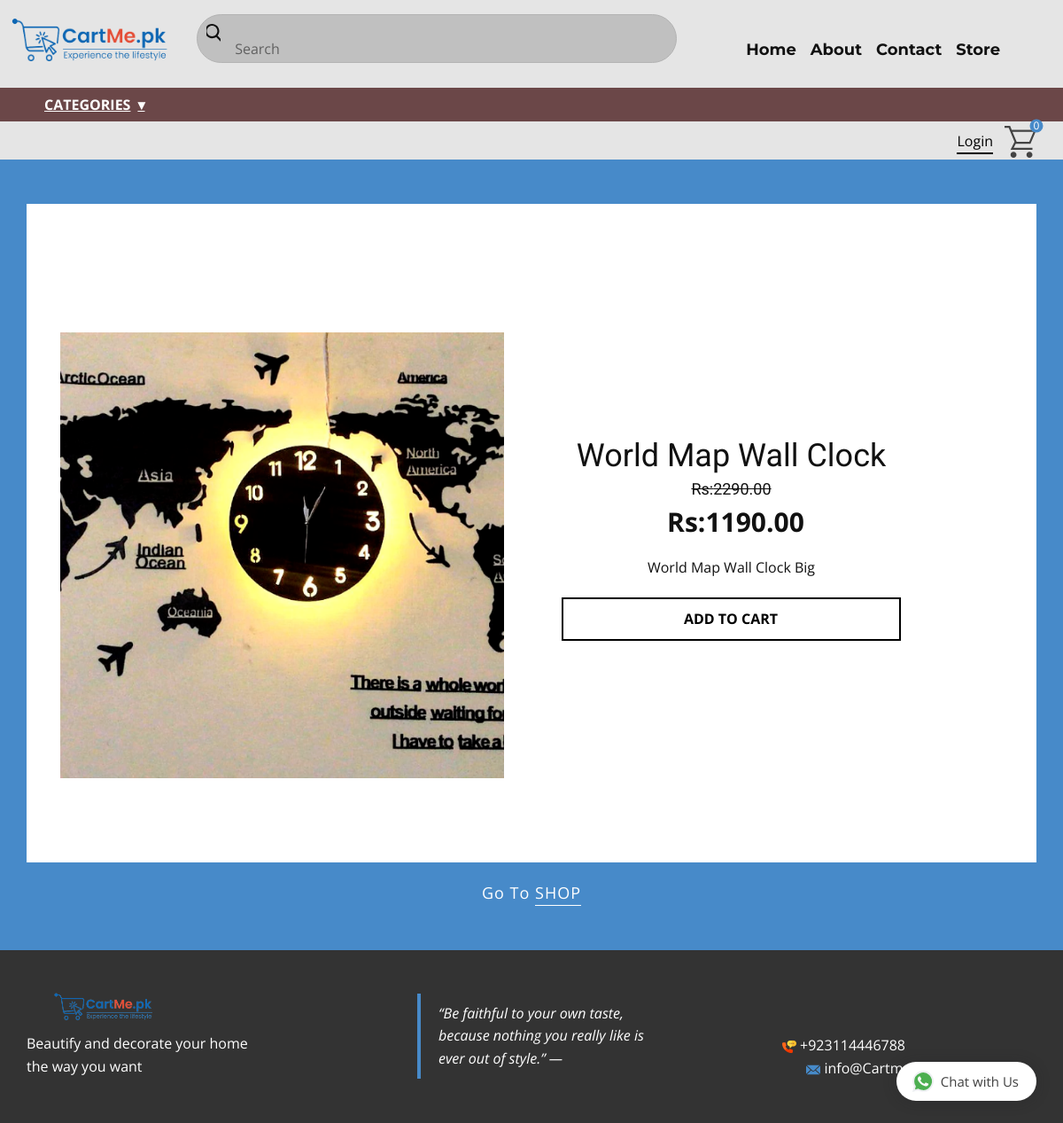
Page /productview/1 on the committed database.
### store/models.py (models this page shows, shortened)
class Product(models.Model):
    name = models.CharField(max_length=50)
    description = models.CharField(max_length=200)
    category = models.ForeignKey(Category, on_delete=models.CASCADE, null=True)
    Created_at = models.DateTimeField(auto_now_add=False, default=timezone.now())
    price_1 = models.DecimalField(max_digits=10, decimal_places=2)
    price = models.DecimalField(max_digits=10, decimal_places=2)
    image = models.ImageField(upload_to='shop/images')
    published = models.BooleanField(default=True)
    Featured = models.BooleanField(default=False)

### store/views.py (the view)
# urls.py: path("productview/<int:id>", views.view, name='view'),
def view(request, id):
    product = Product.objects.filter(id=id)
    categories = Category.get_all_categories()
    params={
            'product':product,
            'categories': categories,
}
    return render(request,"view.html", params)

### store/models.py (called while the page is built)
    @staticmethod
    def get_all_categories():
        return Category.objects.all()

### templates/view.html (shortened to what this page needs)
{% extends 'base.html' %}
{% load static %}
{% block css %}
<link rel="stylesheet" href={% static "view.css" %} media="screen">
{% endblock %}
{% block body %}
<section class="u-align-center u-clearfix u-palette-1-base u-section-1" id="carousel_491c">
  <div class="u-clearfix u-sheet u-valign-middle u-sheet-1">
    <div class="u-align-center-md u-align-center-sm u-align-center-xs u-container-style u-expanded-width u-product u-white u-product-1">
      <div class="u-container-layout u-valign-middle-lg u-valign-middle-xl u-container-layout-1">
        <img src='/media/{{product.0.image}}' alt="" class="u-expanded-width-xs u-image u-image-default u-product-control u-image-1">
        <div class="u-container-style u-expanded-width-md u-expanded-width-sm u-expanded-width-xs u-group u-shape-rectangle u-group-1">
          <div class="u-container-layout u-container-layout-2">
            <h2 class="u-align-center u-product-control u-text u-text-default u-text-1">
              <a class="u-product-title-link" href="#">{{product.0.name}}</a>
            </h2>
            <strike> <h6 class="u-text u-text-default u-text-2">Rs:{{product.0.price_1}}</h6> </strike>
            <div class="u-product-control u-product-price u-product-price-1">
              <div class="u-price-wrapper u-spacing-10">
                <div class="u-price" style="font-size: 1.875rem; font-weight: 700;">Rs:{{product.0.price}}</div>
              </div>
            </div>
            <div class="u-align-center u-product-control u-product-desc u-text u-text-3">
              <p>{{product.0.description}}</p>
            </div>
            <a href="{% url 'cart_add' product.0.id %}" class="u-border-2 u-border-black u-btn u-button-style u-hover-black u-none u-product-control u-text-black u-text-hover-white u-btn-1">Add to Cart</a>
          </div>
        </div>
      </div>
    </div>
    <p class="u-align-center u-text u-text-4">Go To <a href="/" class="u-border-1 u-border-white u-btn u-button-style u-none u-text-body-alt-color u-btn-2">SHOP</a>
    </p>
  </div>
</section>
    {% endblock %}

### static/view.css (style rules this page uses)
.u-section-1 { background-image: none; }
.u-section-1 .u-sheet-1 { min-height: 892px; }
.u-section-1 .u-product-1 { margin-top: 50px; margin-bottom: 0; min-height: 743px; background-image: none; }
.u-section-1 .u-container-layout-1 { padding: 30px 30px 25px; }
.u-section-1 .u-image-1 { width: 501px; height: 503px; margin: 112px auto 0 8px; }
.u-section-1 .u-group-1 { width: 617px; min-height: 677px; margin: -611px 6px 0 auto; }
.u-section-1 .u-container-layout-2 { padding: 30px 30px 0; }
.u-section-1 .u-text-1 { margin: 198px auto 0; }
.u-section-1 .u-text-2 { margin: 6px auto 0; }
.u-section-1 .u-product-price-1 { margin: 3px auto 0; }
.u-section-1 .u-text-3 { margin: 15px 0 0; }
.u-section-1 .u-btn-1 { border-style: solid; font-weight: 700; text-transform: uppercase; margin: 20px auto 0; padding: 10px 137px 10px 136px; }
.u-section-1 .u-text-4 { font-size: 1.125rem; letter-spacing: 1px; width: 839px; margin: 20px auto 50px; }
.u-section-1 .u-btn-2 { border-style: none none solid; padding: 0; }

### static/style2.css (style rules this page uses)
body { font-family: "Lato", sans-serif; background: #f1f1f1; }
a:link, a:visited { color: #444; text-decoration: none; transition: all 0.4s ease-in-out; }

### rows in the picture
Product: image (picture), name "World Map Wall Clock", price_1 "2290.00", price "1190.00", description "World Map Wall Clock Big"

### other values in the picture
{{ request.session.cart|length }} "0"
